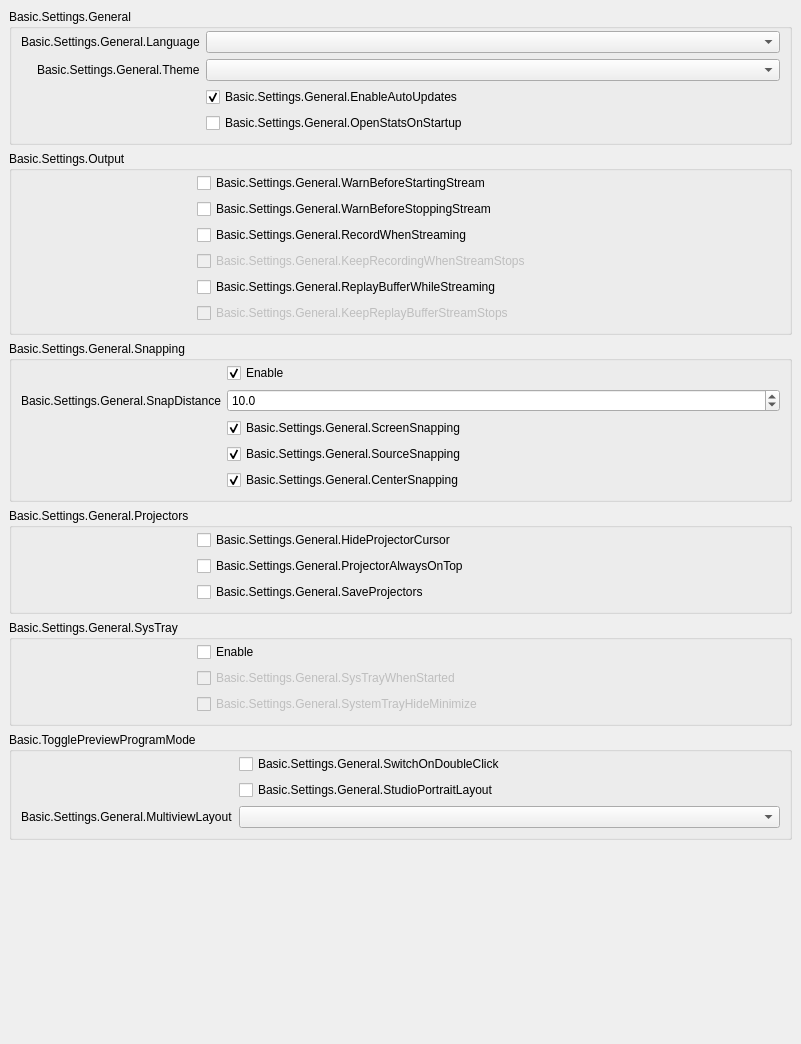
           <widget class="QWidget" name="scrollAreaWidgetContents_2">
            <property name="geometry">
             <rect>
              <x>0</x>
              <y>0</y>
              <width>801</width>
              <height>1044</height>
             </rect>
            </property>
            <layout class="QVBoxLayout" name="verticalLayout_19">
             <property name="leftMargin">
              <number>0</number>
             </property>
             <property name="topMargin">
              <number>0</number>
             </property>
             <property name="rightMargin">
              <number>0</number>
             </property>
             <property name="bottomMargin">
              <number>9</number>
             </property>
             <item alignment="Qt::AlignTop">
              <widget class="QWidget" name="widget_2" native="true">
               <layout class="QVBoxLayout" name="verticalLayout_20">
                <item>
                 <widget class="QGroupBox" name="groupBox_15">
                  <property name="title">
                   <string>Basic.Settings.General</string>
                  </property>
                  <layout class="QFormLayout" name="formLayout_32">
                   <property name="fieldGrowthPolicy">
                    <enum>QFormLayout::AllNonFixedFieldsGrow</enum>
                   </property>
                   <property name="labelAlignment">
                    <set>Qt::AlignRight|Qt::AlignTrailing|Qt::AlignVCenter</set>
                   </property>
                   <property name="topMargin">
                    <number>2</number>
                   </property>
                   <item row="0" column="0">
                    <widget class="QLabel" name="label">
                     <property name="text">
                      <string>Basic.Settings.General.Language</string>
                     </property>
                     <property name="buddy">
                      <cstring>language</cstring>
                     </property>
                    </widget>
                   </item>
                   <item row="0" column="1">
                    <widget class="QComboBox" name="language"/>
                   </item>
                   <item row="1" column="0">
                    <widget class="QLabel" name="label_42">
                     <property name="text">
                      <string>Basic.Settings.General.Theme</string>
                     </property>
                     <property name="buddy">
                      <cstring>theme</cstring>
                     </property>
                    </widget>
                   </item>
                   <item row="1" column="1">
                    <widget class="QComboBox" name="theme"/>
                   </item>
                   <item row="2" column="0">
                    <spacer name="horizontalSpacer_3">
                     <property name="orientation">
                      <enum>Qt::Horizontal</enum>
                     </property>
                     <property name="sizeType">
                      <enum>QSizePolicy::Fixed</enum>
                     </property>
                     <property name="sizeHint" stdset="0">
                      <size>
                       <width>170</width>
                       <height>5</height>
                      </size>
                     </property>
                    </spacer>
                   </item>
                   <item row="2" column="1">
                    <widget class="QCheckBox" name="enableAutoUpdates">
                     <property name="text">
                      <string>Basic.Settings.General.EnableAutoUpdates</string>
                     </property>
                     <property name="checked">
                      <bool>true</bool>
                     </property>
                    </widget>
                   </item>
                   <item row="3" column="1">
                    <widget class="QCheckBox" name="openStatsOnStartup">
                     <property name="text">
                      <string>Basic.Settings.General.OpenStatsOnStartup</string>
                     </property>
                    </widget>
                   </item>
                  </layout>
                 </widget>
                </item>
                <item>
                 <widget class="QGroupBox" name="groupBox_16">
                  <property name="title">
                   <string>Basic.Settings.Output</string>
                  </property>
                  <layout class="QFormLayout" name="formLayout_2">
                   <property name="fieldGrowthPolicy">
                    <enum>QFormLayout::AllNonFixedFieldsGrow</enum>
                   </property>
                   <property name="topMargin">
                    <number>2</number>
                   </property>
                   <item row="0" column="0">
                    <spacer name="horizontalSpacer_5">
                     <property name="orientation">
                      <enum>Qt::Horizontal</enum>
                     </property>
                     <property name="sizeType">
                      <enum>QSizePolicy::Fixed</enum>
                     </property>
                     <property name="sizeHint" stdset="0">
                      <size>
                       <width>170</width>
                       <height>5</height>
                      </size>
                     </property>
                    </spacer>
                   </item>
                   <item row="0" column="1">
                    <widget class="QCheckBox" name="warnBeforeStreamStart">
                     <property name="text">
                      <string>Basic.Settings.General.WarnBeforeStartingStream</string>
                     </property>
                    </widget>
                   </item>
                   <item row="1" column="1">
                    <widget class="QCheckBox" name="warnBeforeStreamStop">
                     <property name="text">
                      <string>Basic.Settings.General.WarnBeforeStoppingStream</string>
                     </property>
                    </widget>
                   </item>
                   <item row="2" column="1">
                    <widget class="QCheckBox" name="recordWhenStreaming">
                     <property name="text">
                      <string>Basic.Settings.General.RecordWhenStreaming</string>
                     </property>
                    </widget>
                   </item>
                   <item row="3" column="1">
                    <widget class="QCheckBox" name="keepRecordStreamStops">
                     <property name="enabled">
                      <bool>false</bool>
                     </property>
                     <property name="text">
                      <string>Basic.Settings.General.KeepRecordingWhenStreamStops</string>
                     </property>
                    </widget>
                   </item>
                   <item row="4" column="1">
                    <widget class="QCheckBox" name="replayWhileStreaming">
                     <property name="text">
                      <string>Basic.Settings.General.ReplayBufferWhileStreaming</string>
                     </property>
                    </widget>
                   </item>
                   <item row="5" column="1">
                    <widget class="QCheckBox" name="keepReplayStreamStops">
                     <property name="enabled">
                      <bool>false</bool>
                     </property>
                     <property name="text">
                      <string>Basic.Settings.General.KeepReplayBufferStreamStops</string>
                     </property>
                    </widget>
                   </item>
                  </layout>
                 </widget>
                </item>
                <item>
                 <widget class="QGroupBox" name="groupBox_10">
                  <property name="enabled">
                   <bool>true</bool>
                  </property>
                  <property name="sizePolicy">
                   <sizepolicy hsizetype="Preferred" vsizetype="Maximum">
                    <horstretch>0</horstretch>
                    <verstretch>0</verstretch>
                   </sizepolicy>
                  </property>
                  <property name="title">
                   <string>Basic.Settings.General.Snapping</string>
                  </property>
                  <property name="flat">
                   <bool>false</bool>
                  </property>
                  <layout class="QFormLayout" name="formLayout_21">
                   <property name="fieldGrowthPolicy">
                    <enum>QFormLayout::AllNonFixedFieldsGrow</enum>
                   </property>
                   <property name="labelAlignment">
                    <set>Qt::AlignRight|Qt::AlignTrailing|Qt::AlignVCenter</set>
                   </property>
                   <property name="topMargin">
                    <number>2</number>
                   </property>
                   <item row="0" column="1">
                    <widget class="QCheckBox" name="snappingEnabled">
                     <property name="text">
                      <string>Enable</string>
                     </property>
                     <property name="checked">
                      <bool>true</bool>
                     </property>
                    </widget>
                   </item>
                   <item row="2" column="1">
                    <widget class="QCheckBox" name="screenSnapping">
                     <property name="text">
                      <string>Basic.Settings.General.ScreenSnapping</string>
                     </property>
                     <property name="checked">
                      <bool>true</bool>
                     </property>
                    </widget>
                   </item>
                   <item row="4" column="1">
                    <widget class="QCheckBox" name="centerSnapping">
                     <property name="text">
                      <string>Basic.Settings.General.CenterSnapping</string>
                     </property>
                     <property name="checked">
                      <bool>true</bool>
                     </property>
                    </widget>
                   </item>
                   <item row="3" column="1">
                    <widget class="QCheckBox" name="sourceSnapping">
                     <property name="text">
                      <string>Basic.Settings.General.SourceSnapping</string>
                     </property>
                     <property name="checked">
                      <bool>true</bool>
                     </property>
                    </widget>
                   </item>
                   <item row="1" column="1">
                    <widget class="QDoubleSpinBox" name="snapDistance">
                     <property name="decimals">
                      <number>1</number>
                     </property>
                     <property name="singleStep">
                      <double>0.500000000000000</double>
                     </property>
                     <property name="value">
                      <double>10.000000000000000</double>
                     </property>
                    </widget>
                   </item>
                   <item row="1" column="0">
                    <widget class="QLabel" name="label_9">
                     <property name="text">
                      <string>Basic.Settings.General.SnapDistance</string>
                     </property>
                     <property name="buddy">
                      <cstring>snapDistance</cstring>
                     </property>
                    </widget>
                   </item>
                   <item row="3" column="0">
                    <spacer name="horizontalSpacer_4">
                     <property name="orientation">
                      <enum>Qt::Horizontal</enum>
                     </property>
                     <property name="sizeType">
                      <enum>QSizePolicy::Fixed</enum>
                     </property>
                     <property name="sizeHint" stdset="0">
                      <size>
                       <width>170</width>
                       <height>5</height>
                      </size>
                     </property>
                    </spacer>
                   </item>
                  </layout>
                 </widget>
                </item>
                <item>
                 <widget class="QGroupBox" name="groupBox_14">
                  <property name="title">
                   <string>Basic.Settings.General.Projectors</string>
                  </property>
                  <layout class="QFormLayout" name="formLayout_28">
                   <property name="fieldGrowthPolicy">
                    <enum>QFormLayout::AllNonFixedFieldsGrow</enum>
                   </property>
                   <property name="topMargin">
                    <number>2</number>
                   </property>
                   <item row="0" column="1">
                    <widget class="QCheckBox" name="hideProjectorCursor">
                     <property name="text">
                      <string>Basic.Settings.General.HideProjectorCursor</string>
                     </property>
                    </widget>
                   </item>
                   <item row="1" column="1">
                    <widget class="QCheckBox" name="projectorAlwaysOnTop">
                     <property name="text">
                      <string>Basic.Settings.General.ProjectorAlwaysOnTop</string>
                     </property>
                    </widget>
                   </item>
                   <item row="2" column="1">
                    <widget class="QCheckBox" name="saveProjectors">
                     <property name="text">
                      <string>Basic.Settings.General.SaveProjectors</string>
                     </property>
                    </widget>
                   </item>
                   <item row="1" column="0">
                    <spacer name="horizontalSpacer">
                     <property name="orientation">
                      <enum>Qt::Horizontal</enum>
                     </property>
                     <property name="sizeType">
                      <enum>QSizePolicy::Fixed</enum>
                     </property>
                     <property name="sizeHint" stdset="0">
                      <size>
                       <width>170</width>
                       <height>5</height>
                      </size>
                     </property>
                    </spacer>
                   </item>
                  </layout>
                 </widget>
                </item>
                <item>
                 <widget class="QGroupBox" name="groupBox_13">
                  <property name="title">
                   <string>Basic.Settings.General.SysTray</string>
                  </property>
                  <layout class="QFormLayout" name="formLayout_29">
                   <property name="fieldGrowthPolicy">
                    <enum>QFormLayout::AllNonFixedFieldsGrow</enum>
                   </property>
                   <property name="topMargin">
                    <number>2</number>
                   </property>
                   <item row="0" column="1">
                    <widget class="QCheckBox" name="systemTrayEnabled">
                     <property name="text">
                      <string>Enable</string>
                     </property>
                    </widget>
                   </item>
                   <item row="1" column="1">
                    <widget class="QCheckBox" name="systemTrayWhenStarted">
                     <property name="enabled">
                      <bool>false</bool>
                     </property>
                     <property name="text">
                      <string>Basic.Settings.General.SysTrayWhenStarted</string>
                     </property>
                    </widget>
                   </item>
                   <item row="2" column="1">
                    <widget class="QCheckBox" name="systemTrayAlways">
                     <property name="enabled">
                      <bool>false</bool>
                     </property>
                     <property name="text">
                      <string>Basic.Settings.General.SystemTrayHideMinimize</string>
                     </property>
                    </widget>
                   </item>
                   <item row="1" column="0">
                    <spacer name="horizontalSpacer_2">
                     <property name="orientation">
                      <enum>Qt::Horizontal</enum>
                     </property>
                     <property name="sizeType">
                      <enum>QSizePolicy::Fixed</enum>
                     </property>
                     <property name="sizeHint" stdset="0">
                      <size>
                       <width>170</width>
                       <height>5</height>
                      </size>
                     </property>
                    </spacer>
                   </item>
                  </layout>
                 </widget>
                </item>
                <item>
                 <widget class="QGroupBox" name="groupBox_11">
                  <property name="title">
                   <string>Basic.TogglePreviewProgramMode</string>
                  </property>
                  <layout class="QFormLayout" name="formLayout_31">
                   <property name="fieldGrowthPolicy">
                    <enum>QFormLayout::AllNonFixedFieldsGrow</enum>
                   </property>
                   <property name="labelAlignment">
                    <set>Qt::AlignRight|Qt::AlignTrailing|Qt::AlignVCenter</set>
                   </property>
                   <property name="topMargin">
                    <number>2</number>
                   </property>
                   <item row="0" column="1">
                    <widget class="QCheckBox" name="doubleClickSwitch">
                     <property name="text">
                      <string>Basic.Settings.General.SwitchOnDoubleClick</string>
                     </property>
                    </widget>
                   </item>
                   <item row="0" column="0">
                    <spacer name="horizontalSpacer_6">
                     <property name="orientation">
                      <enum>Qt::Horizontal</enum>
                     </property>
                     <property name="sizeHint" stdset="0">
                      <size>
                       <width>170</width>
                       <height>5</height>
                      </size>
                     </property>
                    </spacer>
                   </item>
                   <item row="1" column="1">
                    <widget class="QCheckBox" name="studioPortraitLayout">
                     <property name="text">
                      <string>Basic.Settings.General.StudioPortraitLayout</string>
                     </property>
                    </widget>
                   </item>
                   <item row="2" column="1">
                    <widget class="QComboBox" name="multiviewLayout"/>
                   </item>
                   <item row="2" column="0">
                    <widget class="QLabel" name="label_64">
                     <property name="text">
                      <string>Basic.Settings.General.MultiviewLayout</string>
                     </property>
                     <property name="buddy">
                      <cstring>multiviewLayout</cstring>
                     </property>
                    </widget>
                   </item>
                  </layout>
                 </widget>
                </item>
               </layout>
              </widget>
             </item>
            </layout>
           </widget>
